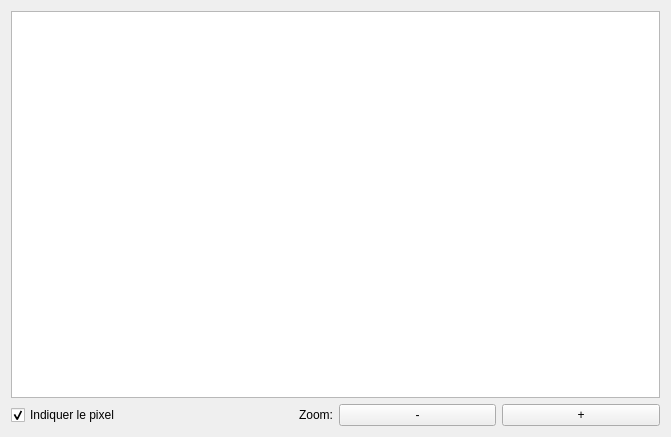
<?xml version="1.0" encoding="UTF-8"?>
<ui version="4.0">
 <class>q3D2DDisplayImgDlg</class>
 <widget class="QDialog" name="q3D2DDisplayImgDlg">
  <property name="geometry">
   <rect>
    <x>0</x>
    <y>0</y>
    <width>671</width>
    <height>437</height>
   </rect>
  </property>
  <property name="windowTitle">
   <string>Dialog</string>
  </property>
  <layout class="QVBoxLayout" name="verticalLayout">
   <item>
    <layout class="QGridLayout" name="gridLayout_3">
     <item row="1" column="3">
      <widget class="QPushButton" name="zoom_in">
       <property name="text">
        <string>+</string>
       </property>
       <property name="autoDefault">
        <bool>false</bool>
       </property>
      </widget>
     </item>
     <item row="1" column="2">
      <widget class="QPushButton" name="zoom_out">
       <property name="text">
        <string>-</string>
       </property>
       <property name="autoDefault">
        <bool>false</bool>
       </property>
      </widget>
     </item>
     <item row="1" column="1">
      <widget class="QLabel" name="label">
       <property name="text">
        <string>Zoom:</string>
       </property>
       <property name="alignment">
        <set>Qt::AlignRight|Qt::AlignTrailing|Qt::AlignVCenter</set>
       </property>
      </widget>
     </item>
     <item row="1" column="0">
      <widget class="QCheckBox" name="checkBox_marker">
       <property name="text">
        <string>Indiquer le pixel</string>
       </property>
       <property name="checked">
        <bool>true</bool>
       </property>
      </widget>
     </item>
     <item row="0" column="0" colspan="4">
      <widget class="QGraphicsView" name="graphicsView">
       <property name="mouseTracking">
        <bool>true</bool>
       </property>
      </widget>
     </item>
    </layout>
   </item>
  </layout>
 </widget>
 <resources/>
 <connections/>
</ui>
